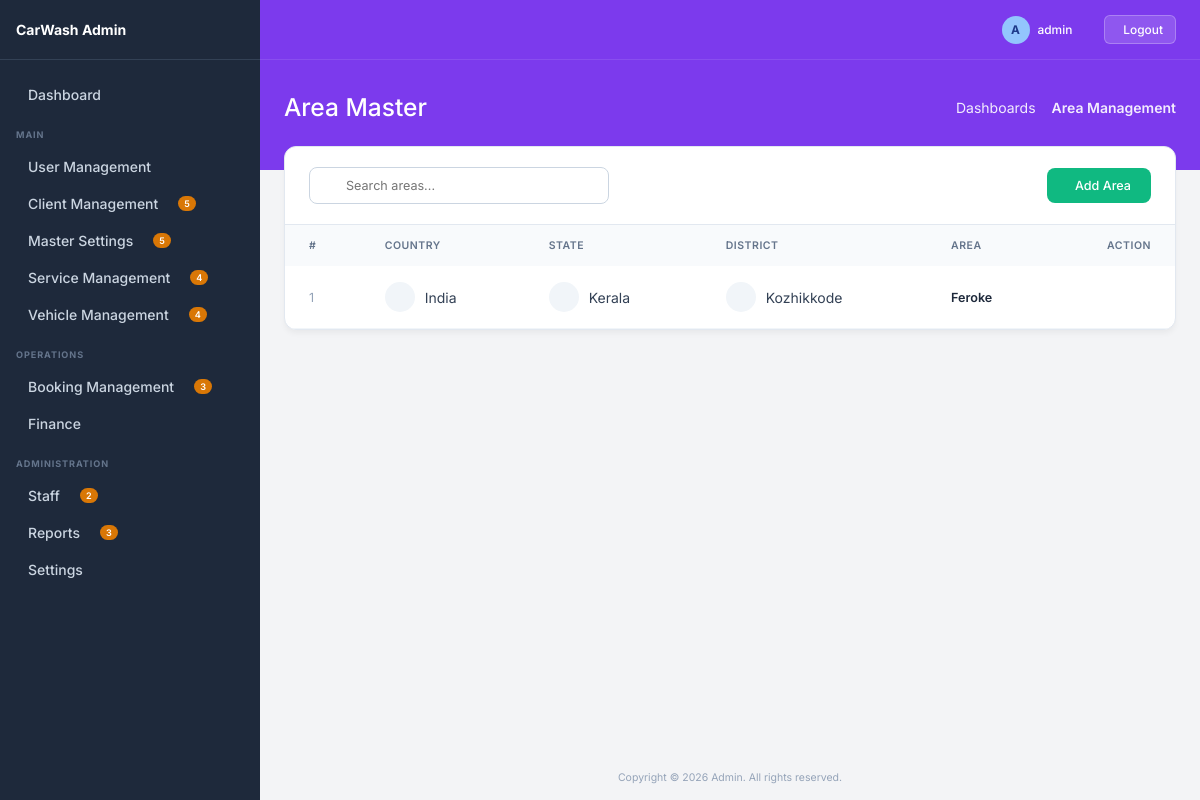
Page /area/ (signed in) on the earlier database version.
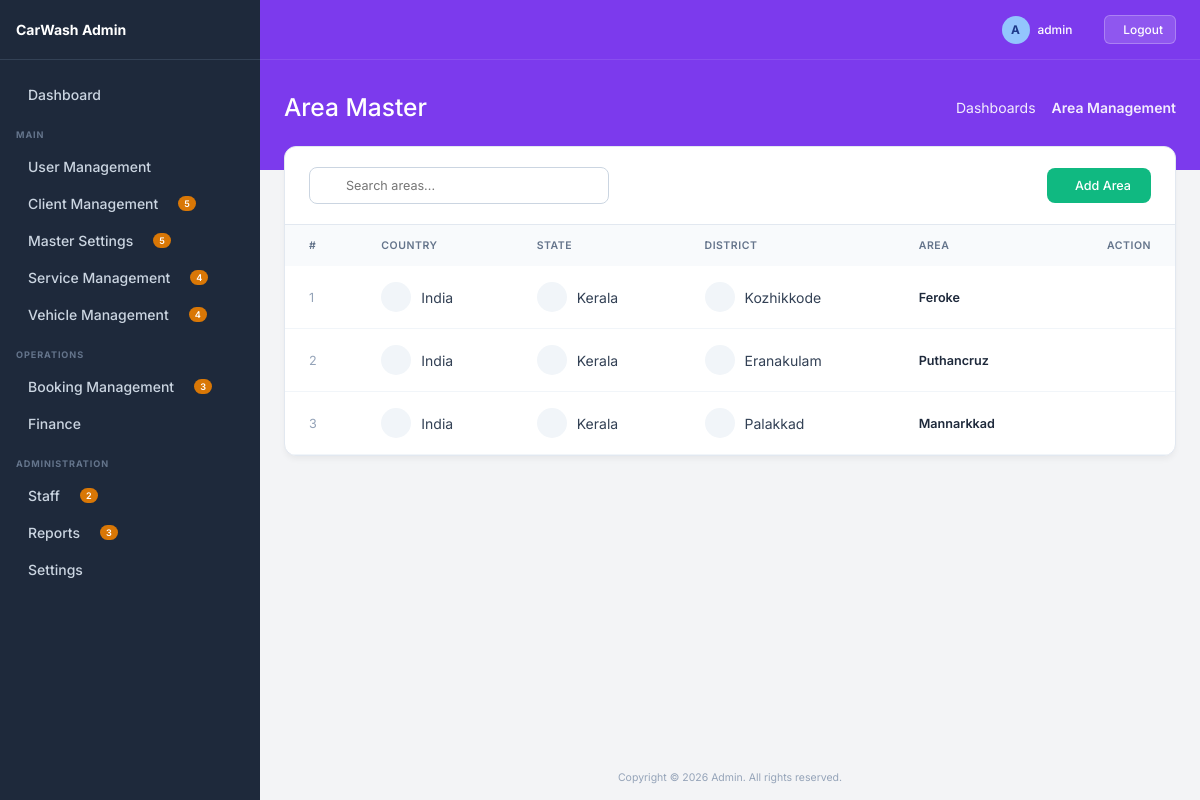
Same page on the later database version.
### master/models.py (models this page shows, shortened)
class Area(BaseModel):
    district = models.ForeignKey(District, on_delete=models.CASCADE)
    name = models.CharField(max_length=100)

class District(BaseModel):
    state = models.ForeignKey(State, on_delete=models.CASCADE)
    name = models.CharField(max_length=100)

class State(BaseModel):
    country = models.ForeignKey(Country, on_delete=models.CASCADE)
    name = models.CharField(max_length=100)

class Country(BaseModel):
    name = models.CharField(max_length=100)

### master/views.py (the view)
# urls.py: path('area/', views.area_list, name='area_list'),
@login_required
def area_list(request):
    search = request.GET.get('search', '')
    queryset = Area.objects.filter(is_deleted=False)
    if search:
        queryset = queryset.filter(name__icontains=search)
    paginator = Paginator(queryset, 10)
    page_obj = paginator.get_page(request.GET.get('page'))
    return render(request, 'area/list.html', {
        'page_obj': page_obj,
        'search': search
    })

### master/templates/area/list.html (shortened to what this page needs)
{% extends 'base.html' %}
{% block page_title %}Area Master{% endblock %}
{% block breadcrumb_active %}Area Management{% endblock %}
{% block content %}
<div class="list-container">
    <div class="list-header">
        <form method="GET" class="search-wrapper">
            <input type="text" name="search" value="{{search}}" placeholder="Search areas..." class="search-input">
        </form>
        <a href="{% url 'area_create' %}" class="btn-create">
             Add Area
        </a>
    </div>
    <div style="overflow-x: auto;">
        <table class="premium-table">
            <thead>
                <tr>
                    <th>#</th>
                    <th>Country</th>
                    <th>State</th>
                    <th>District</th>
                    <th>Area</th>
                    <th style="text-align:right;">Action</th>
                </tr>
            </thead>
            <tbody>
                {% for obj in page_obj %}
                <tr>
                    <td style="color:#94a3b8;">{{ forloop.counter }}</td>
                    <td>
                        <div style="display:flex; align-items:center; gap:10px;">
                            <div style="width:30px;height:30px;border-radius:50%;background:#f1f5f9;display:flex;align-items:center;justify-content:center;">
                            </div>
                            {{ obj.district.state.country.name }}
                        </div>
                    </td>
                    <td>
                        <div style="display:flex; align-items:center; gap:10px;">
                            <div style="width:30px;height:30px;border-radius:50%;background:#f1f5f9;display:flex;align-items:center;justify-content:center;">
                            </div>
                            {{ obj.district.state.name }}
                        </div>
                    </td>
                    <td>
                        <div style="display:flex; align-items:center; gap:10px;">
                            <div style="width:30px;height:30px;border-radius:50%;background:#f1f5f9;display:flex;align-items:center;justify-content:center;">
                            </div>
                            {{ obj.district.name }}
                        </div>
                    </td>
                    <td style="font-weight:600; color:#1e293b;">
                        {{ obj.name }}
                    </td>
                    <td style="text-align:right;">
                        <div style="display:flex; gap:8px; justify-content:flex-end;">
                            <a href="{% url 'area_edit' obj.pk %}" class="action-btn edit">
                            </a>
                            <a href="{% url 'area_delete' obj.pk %}" onclick="return confirm('Delete this area?')" class="action-btn delete">
                            </a>
                        </div>
                    </td>
                </tr>
                {% endfor %}
            </tbody>
        </table>
    </div>
</div>
{% endblock %}

### core/templates/base.html (shortened to what this page needs)
<!DOCTYPE html>
<html lang="en">
<head>
</head>
<body>
    <aside class="sidebar">
        <div class="sidebar-header">
            <span>CarWash Admin</span>
        </div>
        <div class="sidebar-content">
            <a href="{% url 'dashboard' %}" class="nav-item">
                <div class="nav-item-left">
                    Dashboard
                </div>
            </a>
            <div class="nav-section-title">MAIN</div>
            <div class="nav-item dropdown-toggle">
                <div class="nav-item-left">
                     User Management
                </div>
            </div>
            <div class="nav-item dropdown-toggle">
                <div class="nav-item-left">
                    Client Management
                    <span class="nav-badge">5</span>
                </div>
            </div>
            <div class="nav-item dropdown-toggle">
                <div class="nav-item-left">
                    Master Settings
                    <span class="nav-badge">5</span>
                </div>
            </div>
            <div class="nav-item dropdown-toggle">
                <div class="nav-item-left">
                    Service Management
                    <span class="nav-badge">4</span>
                </div>
            </div>
            <div class="nav-item dropdown-toggle">
                <div class="nav-item-left">
                    Vehicle Management
                    <span class="nav-badge">4</span>
                </div>
            </div>
            <div class="nav-section-title">OPERATIONS</div>
            <div class="nav-item dropdown-toggle">
                <div class="nav-item-left">
                    Booking Management
                    <span class="nav-badge">3</span>
                </div>
            </div>
            <div class="nav-item dropdown-toggle">
                <div class="nav-item-left">
                    Finance
                </div>
            </div>
            <div class="nav-section-title">ADMINISTRATION</div>
            <div class="nav-item dropdown-toggle">
                <div class="nav-item-left">
                    Staff
                    <span class="nav-badge">2</span>
                </div>
            </div>
            <div class="nav-item dropdown-toggle">
                <div class="nav-item-left">
                    Reports
                    <span class="nav-badge">3</span>
                </div>
            </div>
            <div class="nav-item dropdown-toggle">
                <div class="nav-item-left">
                    Settings
                </div>
            </div>
        </div>
    </aside>
    <div class="main-wrapper">
        <div class="top-banner">
            <div class="top-navbar">
                <div class="navbar-right">
                    <div class="flex-center" style="gap: 8px;">
                        <span style="display:inline-block; width:28px; height:28px; border-radius:50%; background:#93c5fd; color:#1e3a8a; text-align:center; line-height:28px; font-weight:bold;">{{ request.user.username|make_list|first|upper|default:"A" }}</span>
                        <span>{{ request.user.username|default:"admin" }}</span>
                    </div>
                    {% if request.user.is_authenticated %}
                    <form method="post" action="{% url 'logout' %}" style="margin-left: 12px; display: inline;">
                        <button type="submit" style="background: rgba(255,255,255,0.15); border: 1px solid rgba(255,255,255,0.25); color: white; padding: 6px 12px; border-radius: 6px; cursor: pointer; display: flex; align-items: center; gap: 6px; font-size: 0.85rem; font-weight: 500; transition: all 0.2s;">
                             Logout
                        </button>
                    </form>
                    {% endif %}
                </div>
            </div>
            <div class="banner-header">
                <div class="banner-title">{% block page_title %}Dashboard{% endblock %}</div>
                <div class="banner-breadcrumbs">
                    <a href="#">Dashboards</a>
                    <span style="font-weight: 600;">{% block breadcrumb_active %}Admin Dashboard{% endblock %}</span>
                </div>
            </div>
        </div>
        <div class="content-area">
            {% block content %}{% endblock %}
        </div>
        <div style="margin-top:auto; padding: 16px; text-align: center; color: #94a3b8; font-size: 0.75rem;">
            Copyright © 2026 Admin. All rights reserved.
        </div>
    </div>
</body>
</html>

### core/templates/base.html (style rules this page uses)
:root { --bg-sidebar: #1e293b; --bg-body: #f3f4f6; --bg-banner: #7c3aed; --text-sidebar: #cbd5e1; --text-sidebar-hover: #ffffff; --sidebar-border: #334155; --badge-bg: #d97706; --badge-text: #ffffff; --sidebar-width: 260px; }
* { margin: 0; padding: 0; box-sizing: border-box; font-family: 'Inter', sans-serif; font-size: 14px; }
body { background-color: var(--bg-body); color: #1e293b; display: flex; min-height: 100vh; overflow-x: hidden; }
.sidebar { width: var(--sidebar-width); background-color: var(--bg-sidebar); display: flex; flex-direction: column; position: fixed; height: 100vh; overflow-y: auto; z-index: 100; }
.sidebar-header { padding: 16px; font-size: 1.1rem; font-weight: 700; display: flex; align-items: center; gap: 12px; color: white; border-bottom: 1px solid var(--sidebar-border); height: 60px; }
.sidebar-content { padding: 16px 0; }
.nav-section-title { color: #64748b; font-size: 0.65rem; text-transform: uppercase; letter-spacing: 0.1em; font-weight: 700; margin: 16px 16px 8px 16px; }
.nav-item { display: flex; align-items: center; justify-content: space-between; padding: 10px 16px; color: var(--text-sidebar); text-decoration: none; font-size: 0.85rem; font-weight: 500; cursor: pointer; transition: color 0.2s, background-color 0.2s; }
.nav-item-left { display: flex; align-items: center; gap: 12px; }
.nav-badge { background-color: var(--badge-bg); color: var(--badge-text); font-size: 0.65rem; font-weight: 600; padding: 2px 6px; border-radius: 12px; margin-left: 8px; }
.main-wrapper { flex: 1; margin-left: var(--sidebar-width); display: flex; flex-direction: column; min-height: 100vh; }
.top-banner { background-color: var(--bg-banner); color: white; display: flex; flex-direction: column; }
.top-navbar { height: 60px; display: flex; align-items: center; justify-content: space-between; padding: 0 24px; border-bottom: 1px solid rgba(255, 255, 255, 0.1); }
.navbar-right { display: flex; align-items: center; gap: 20px; }
.navbar-right span { font-size: 0.85rem; font-weight: 500; }
.banner-header { padding: 32px 24px 48px 24px; display: flex; justify-content: space-between; align-items: center; }
.banner-title { font-size: 1.75rem; font-weight: 500; }
.banner-breadcrumbs { font-size: 0.75rem; display: flex; align-items: center; gap: 8px; opacity: 0.9; }
.banner-breadcrumbs a { color: white; text-decoration: none; }
.content-area { padding: 0 24px 24px 24px; margin-top: -24px; flex: 1; }
.flex-center { display: flex; align-items: center; }
.list-container { background: white; border-radius: 12px; border: 1px solid #e2e8f0; box-shadow: 0 4px 6px -1px rgba(0, 0, 0, 0.05); overflow: hidden; }
.list-header { padding: 20px 24px; border-bottom: 1px solid #e2e8f0; display: flex; justify-content: space-between; align-items: center; }
.search-input { padding: 10px 16px; padding-left: 36px; border: 1px solid #cbd5e1; border-radius: 8px; font-size: 0.9rem; outline: none; width: 300px; transition: all 0.2s; font-family: 'Inter', sans-serif; }
.search-wrapper { position: relative; display: flex; align-items: center; }
.btn-create { background: #10b981; color: white; padding: 10px 20px; border-radius: 8px; text-decoration: none; font-size: 0.9rem; font-weight: 500; display: flex; align-items: center; gap: 8px; transition: background 0.2s; border: none; cursor: pointer; }
.premium-table { width: 100%; border-collapse: collapse; text-align: left; }
.premium-table th { background-color: #f8fafc; color: #64748b; font-size: 0.75rem; text-transform: uppercase; letter-spacing: 0.05em; padding: 14px 24px; font-weight: 600; }
.premium-table td { padding: 16px 24px; font-size: 0.9rem; color: #334155; border-bottom: 1px solid #f1f5f9; vertical-align: middle; }
.action-btn { padding: 6px; border-radius: 6px; color: #64748b; transition: all 0.2s; text-decoration: none; display: inline-flex; align-items: center; justify-content: center; }

Differences in the rows shown:
added Area: district.state.country.name "India", district.state.name "Kerala", district.name "Eranakulam", name "Puthancruz"
added Area: district.state.country.name "India", district.state.name "Kerala", district.name "Palakkad", name "Mannarkkad"
